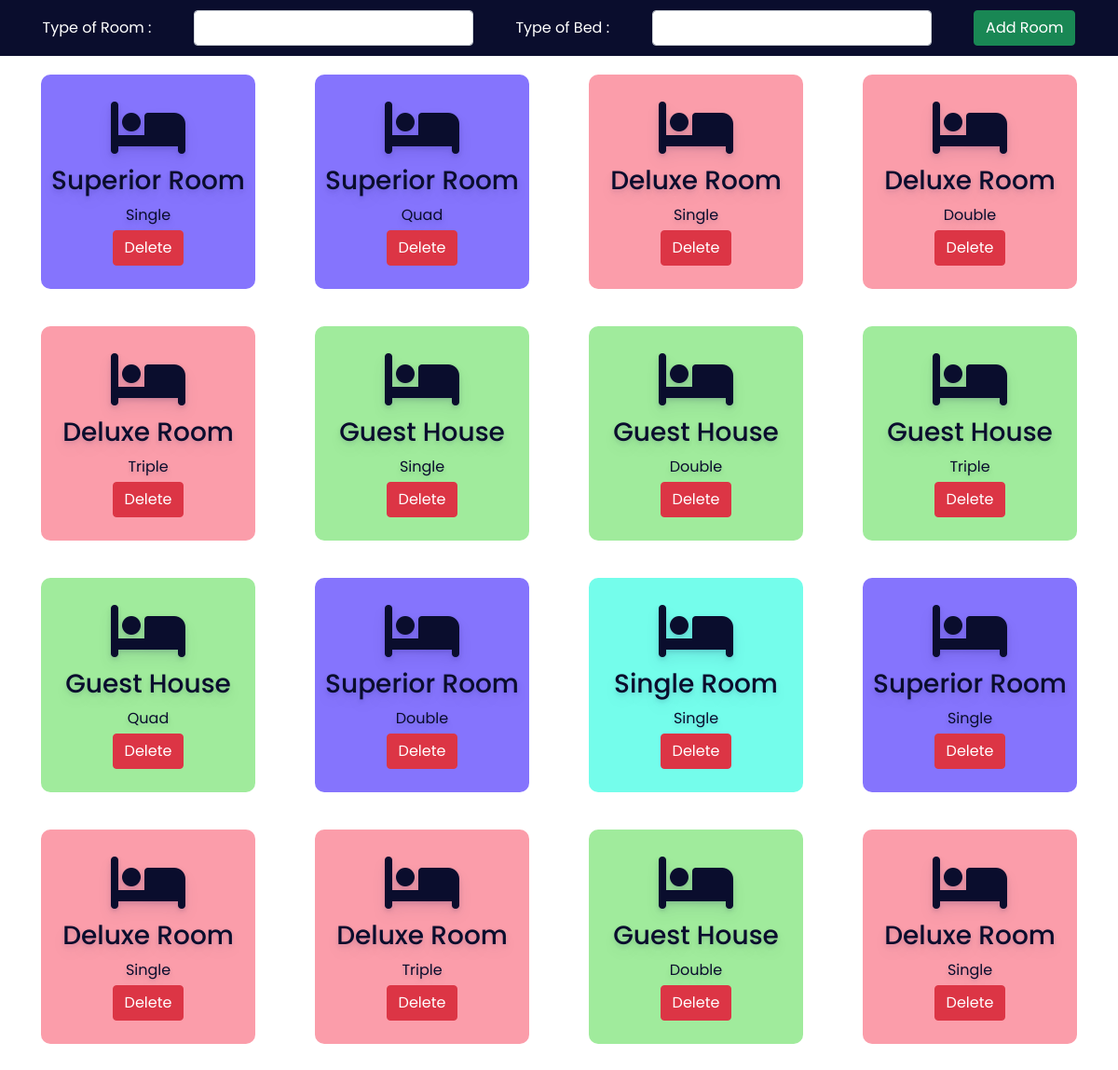
/admin/room.php, run on the app's committed database.
### tables this page shows
CREATE TABLE `room` (
  `id` int(30) NOT NULL,
  `type` varchar(50) NOT NULL,
  `bedding` varchar(50) NOT NULL
);

### admin/room.php (the view, shortened to what this page needs)
<?php
include '../config.php';
?>
<!DOCTYPE html>
<html lang="en">
<head>
    <link rel="stylesheet" href="https://cdnjs.cloudflare.com/ajax/libs/font-awesome/6.2.0/css/all.min.css" />
    <link href="https://cdn.jsdelivr.net/npm/bootstrap@5.0.2/dist/css/bootstrap.min.css" rel="stylesheet">
    <link rel="stylesheet" href="css/room.css">
</head>
<body>
    <div class="addroomsection">
        <form action="" method="POST">
            <label for="troom">Type of Room :</label>
            <select name="troom" class="form-control">
                <option value selected></option>
                <option value="Superior Room">SUPERIOR ROOM</option>
            </select>
            <label for="bed">Type of Bed :</label>
            <select name="bed" class="form-control">
                <option value selected></option>
                <option value="Single">Single</option>
            </select>
            <button type="submit" class="btn btn-success" name="addroom">Add Room</button>
        </form>
    </div>
    <div class="room">
        <?php
        $sql = "select * from room";
        $re = mysqli_query($conn, $sql)
        ?>
        <?php
        while ($row = mysqli_fetch_array($re)) {
            $id = $row['type'];
            if ($id == "Superior Room") {
                echo "<div class='roombox roomboxsuperior'>
						<div class='text-center no-boder'>
                            <i class='fa-solid fa-bed fa-4x mb-2'></i>
							<h3>" . $row['type'] . "</h3>
                            <div class='mb-1'>" . $row['bedding'] . "</div>
                            <a href='roomdelete.php?id=". $row['id'] ."'><button class='btn btn-danger'>Delete</button></a>
						</div>
                    </div>";
            } else if ($id == "Deluxe Room") {
                echo "<div class='roombox roomboxdelux'>
                        <div class='text-center no-boder'>
                        <i class='fa-solid fa-bed fa-4x mb-2'></i>
                        <h3>" . $row['type'] . "</h3>
                        <div class='mb-1'>" . $row['bedding'] . "</div>
                        <a href='roomdelete.php?id=". $row['id'] ."'><button class='btn btn-danger'>Delete</button></a>
                    </div>
                    </div>";
            } else if ($id == "Guest House") {
                echo "<div class='roombox roomboguest'>
                <div class='text-center no-boder'>
                <i class='fa-solid fa-bed fa-4x mb-2'></i>
							<h3>" . $row['type'] . "</h3>
                            <div class='mb-1'>" . $row['bedding'] . "</div>
                            <a href='roomdelete.php?id=". $row['id'] ."'><button class='btn btn-danger'>Delete</button></a>
					</div>
            </div>";
            } else if ($id == "Single Room") {
                echo "<div class='roombox roomboxsingle'>
                        <div class='text-center no-boder'>
                        <i class='fa-solid fa-bed fa-4x mb-2'></i>
                        <h3>" . $row['type'] . "</h3>
                        <div class='mb-1'>" . $row['bedding'] . "</div>
                        <a href='roomdelete.php?id=". $row['id'] ."'><button class='btn btn-danger'>Delete</button></a>
                    </div>
                    </div>";
            }
        }
        ?>
    </div>
</body>
</html>

### admin/css/room.css (style rules this page uses)
:root { --bg-text-shadow: 0 2px 4px rgb(13 0 77 / 8%), 0 3px 6px rgb(13 0 77 / 8%), 0 8px 16px rgb(13 0 77 / 8%); --bg-box-shadow: 0px 0px 20px 6px rgba(8, 8, 15, 0.31); }
* { margin: 0; padding: 0; font-family: 'Poppins', sans-serif; }
.addroomsection { height: 60px; width: 100%; background-color: #0a0d2d; position:fixed; z-index: 100; }
.addroomsection form { height: 100%; display: flex; justify-content: space-evenly; align-items: center; }
.addroomsection form label { color: white; }
.addroomsection form select { width: 300px; }
.room { display: flex; position: relative; top: 60px; height: 85vh; overflow-y: scroll; justify-content: space-evenly; flex-wrap: wrap; }
.roombox { height: 230px; width: 230px; margin: 20px; display: flex; flex-direction: column; justify-content: center; color: #0a0d2d; text-shadow: var(--bg-text-shadow); border-radius: 10px; }
.roomboxsuperior { background-color:#2407fc8e; }
.roomboxdelux { background-color:#fa8393c8; }
.roomboguest { background-color:#19cf1069; }
.roomboxsingle { background-color:#07fcdb8e; }

### data on the page
room: type "Superior Room", bedding "Single"
room: type "Superior Room", bedding "Quad"
room: type "Deluxe Room", bedding "Single"
room: type "Deluxe Room", bedding "Double"
room: type "Deluxe Room", bedding "Triple"
room: type "Guest House", bedding "Single"
room: type "Guest House", bedding "Double"
room: type "Guest House", bedding "Triple"
room: type "Guest House", bedding "Quad"
room: type "Superior Room", bedding "Double"
room: type "Single Room", bedding "Single"
room: type "Superior Room", bedding "Single"
room: type "Deluxe Room", bedding "Single"
room: type "Deluxe Room", bedding "Triple"
room: type "Guest House", bedding "Double"
room: type "Deluxe Room", bedding "Single"
